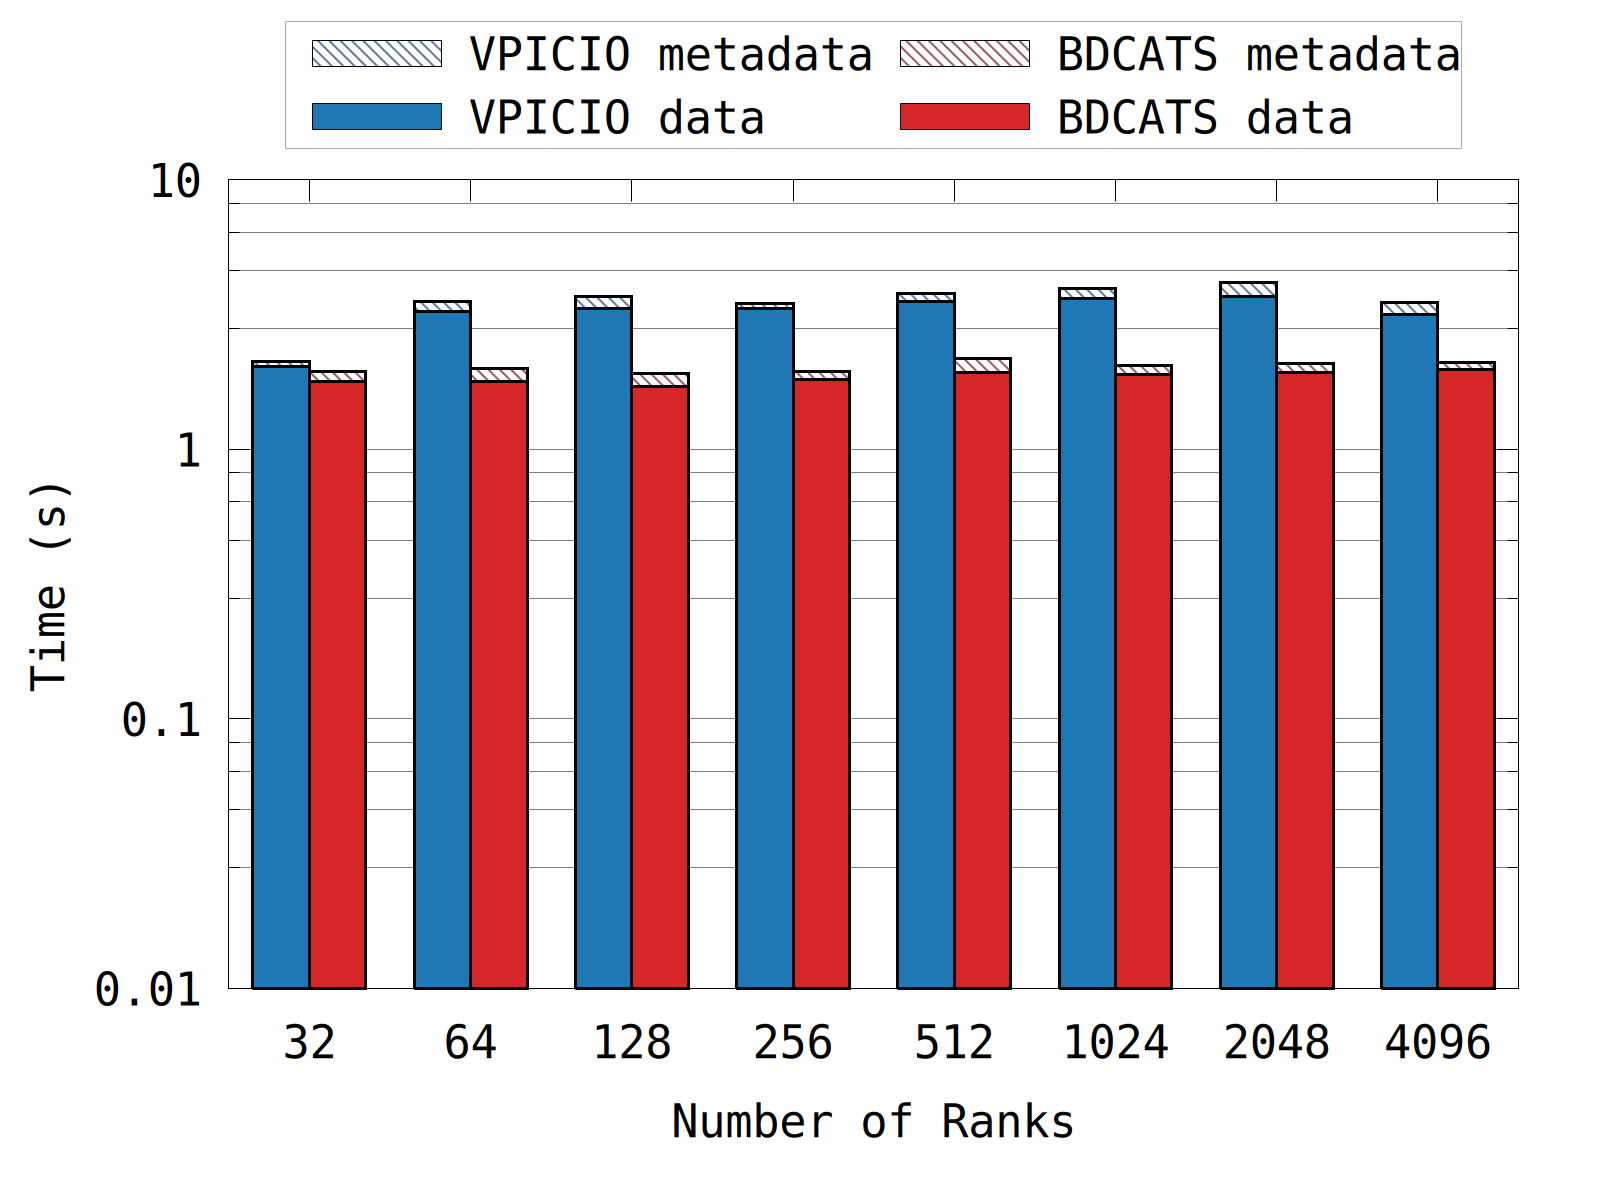

Source code (gnuplot):
set terminal pngcairo size 1600,1200 enhanced font 'Consolas,34'
set output 'data_md.png'

node_index(n) = \
    (n==1)  ? 1 : \
    (n==2)  ? 2 : \
    (n==4)  ? 3 : \
    (n==8)  ? 4 : \
    (n==16) ? 5 : \
    (n==32) ? 6 : \
    (n==64) ? 7 : \
    (n==128)? 8 : 0

BarWidth = 0.35
set boxwidth BarWidth
set style fill solid

xvpic(n)   = node_index(n) - 0.175
xbdcats(n) = node_index(n) + 0.175

set xtics ('32' 1, '64' 2, '128' 3, '256' 4, '512' 5, '1024' 6, '2048' 7, '4096' 8)
set xrange [0.5:8.5]
set yrange [0.01:*]

set xlabel "Ranks"
set ylabel "Time (s)"
set bmargin 4

# Log scale
set logscale y
set format y "%g"

# Key
set key above horizontal box lt 1 lc rgb "#aaaaaa" lw 1 spacing 1.2
set key Left reverse

# Grid
set mytics 5
set grid ytics mytics
set grid ytics  lt 1 lw 1.5 lc rgb "black"
set grid mytics lt 1 lw 0.5 lc rgb "black"

# Columns: (1)nodes (2)avg_data (3)stdev_data (4)avg_metadata (5)stdev_metadata
plot \
    'vpic_data_md_raw.dat'   using (xvpic(column(1))):(column(2)+column(4))   with boxes lc rgb "#08306b" fc rgb "#08306b" fs pattern 4 border -1 title "VPICIO metadata",  \
    'vpic_data_md_raw.dat'   using (xvpic(column(1))):(column(2))             with boxes lc rgb "#1f77b4" fc rgb "#1f77b4" fs solid      border -1 title "VPICIO data",      \
    'bdcats_data_md_raw.dat' using (xbdcats(column(1))):(column(2)+column(4)) with boxes lc rgb "#67000d" fc rgb "#67000d" fs pattern 4 border -1 title "BDCATS metadata",  \
    'bdcats_data_md_raw.dat' using (xbdcats(column(1))):(column(2))           with boxes lc rgb "#d62728" fc rgb "#d62728" fs solid      border -1 title "BDCATS data",      \
    'vpic_data_md_raw.dat'   using (xvpic(column(1))):(column(2)+column(4))   with boxes lw 3 lc rgb "black" fs empty notitle, \
    'vpic_data_md_raw.dat'   using (xvpic(column(1))):(column(2))             with boxes lw 3 lc rgb "black" fs empty notitle, \
    'bdcats_data_md_raw.dat' using (xbdcats(column(1))):(column(2)+column(4)) with boxes lw 3 lc rgb "black" fs empty notitle, \
    'bdcats_data_md_raw.dat' using (xbdcats(column(1))):(column(2))           with boxes lw 3 lc rgb "black" fs empty notitle
